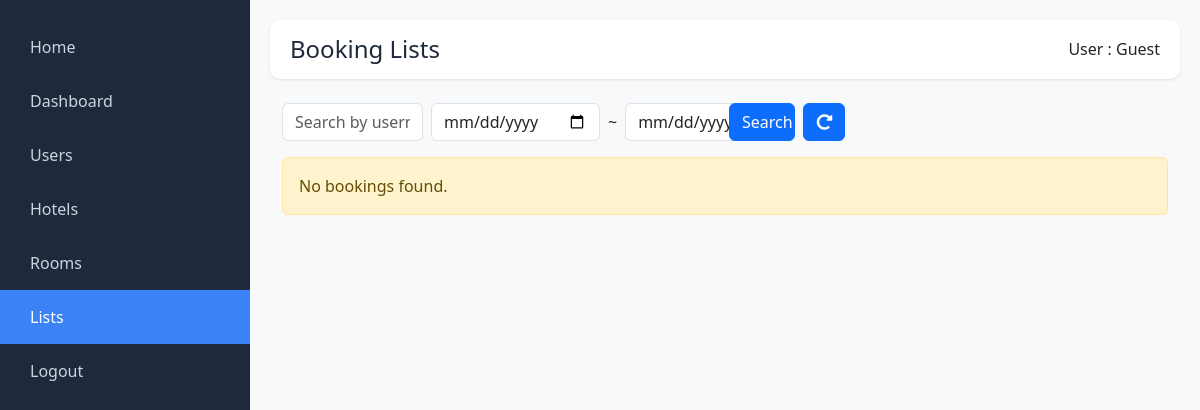
The app's page /admin/bookinglists.php, older data.
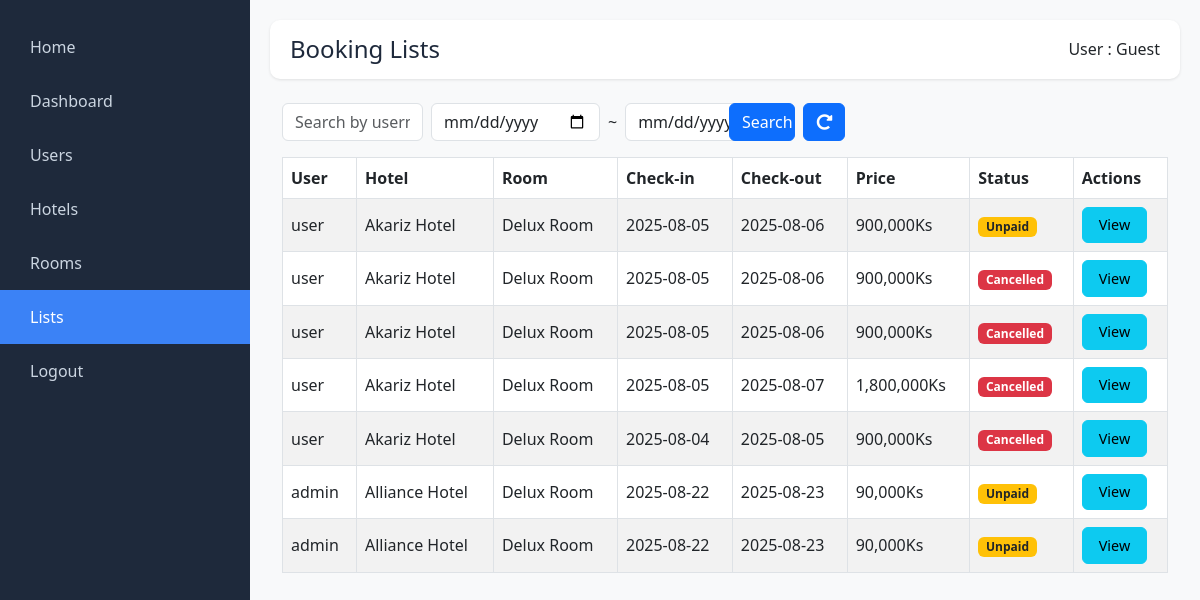
The same page, newer data.
### tables this page shows
CREATE TABLE `bookings` (
  `id` int(11) NOT NULL,
  `user_id` int(11) NOT NULL,
  `hotel_id` int(11) NOT NULL,
  `room_id` int(11) NOT NULL,
  `check_in` date NOT NULL,
  `check_out` date NOT NULL,
  `total_price` decimal(10,2) NOT NULL,
  `created` timestamp NOT NULL DEFAULT current_timestamp(),
  `updated` timestamp NOT NULL DEFAULT current_timestamp() ON UPDATE current_timestamp(),
  `status` enum('unpaid','paid','cancelled','checked_out') DEFAULT 'unpaid',
  `num_rooms` int(11) NOT NULL DEFAULT 1,
  `status_reason` varchar(255) DEFAULT NULL
);

CREATE TABLE `users` (
  `id` int(11) NOT NULL,
  `username` varchar(255) NOT NULL,
  `password` varchar(255) NOT NULL,
  `email` varchar(255) NOT NULL,
  `role` enum('admin','user') DEFAULT 'user',
  `created_at` timestamp NOT NULL DEFAULT current_timestamp(),
  `status` enum('active','disabled') DEFAULT 'active'
);

CREATE TABLE `hotels` (
  `id` int(11) NOT NULL,
  `name` varchar(255) NOT NULL,
  `description` text NOT NULL,
  `image` varchar(255) NOT NULL,
  `created_at` timestamp NOT NULL DEFAULT current_timestamp(),
  `location_embed` text DEFAULT NULL
);

CREATE TABLE `rooms` (
  `id` int(11) NOT NULL,
  `name` varchar(100) DEFAULT NULL,
  `description` text DEFAULT NULL,
  `price` decimal(10,2) NOT NULL,
  `max_guests` int(11) NOT NULL,
  `room_type` enum('single','double','suite','family') DEFAULT 'single',
  `hotel_id` int(11) DEFAULT NULL,
  `created_at` timestamp NOT NULL DEFAULT current_timestamp(),
  `updated_at` timestamp NOT NULL DEFAULT current_timestamp() ON UPDATE current_timestamp(),
  `total_rooms` int(11) NOT NULL DEFAULT 1,
  `available_rooms` int(11) DEFAULT 0
);

### admin/bookinglists.php (the view, shortened to what this page needs)
<?php
include('../includes/db.php');
$nameFilter = isset($_GET['name']) ? trim($_GET['name']) : '';
$whereSql = '';
$sql = "SELECT bookings.*, hotels.name AS hotel_name, rooms.name AS room_name, users.username
        FROM bookings
        JOIN hotels ON bookings.hotel_id = hotels.id
        JOIN rooms ON bookings.room_id = rooms.id
        JOIN users ON bookings.user_id = users.id
        $whereSql
        ORDER BY bookings.created ASC";
$result = $conn->query($sql);
?>
<!DOCTYPE html>
<html lang="en">
<head>
    <link href="https://cdn.jsdelivr.net/npm/bootstrap@5.3.0/dist/css/bootstrap.min.css" rel="stylesheet">
    <link rel="stylesheet" href="https://cdnjs.cloudflare.com/ajax/libs/font-awesome/5.15.4/css/all.min.css" />
    <link rel="stylesheet" href="../assets/css/dashboardstyle.css" />
</head>
<body>
<?php include('layouts/sidebar.php'); ?>
<div class="main">
    <?php include('layouts/header.php'); ?>
        <div class="container-fluid mt-4">
            <div class="mb-3">
                <form method="get" class="row g-2">
                    <div class="col-md-2">
                        <input type="text" name="name" class="form-control" placeholder="Search by username..."
                            value="<?= htmlspecialchars($nameFilter) ?>">
                    </div>
                    <div class="col-md-4 d-flex align-items-center">
                        <input type="date" name="check_in" class="form-control me-1"
                            value="<?= htmlspecialchars($_GET['check_in'] ?? '') ?>">
                        <span class="mx-1">~</span>
                        <input type="date" name="check_out" class="form-control ms-1"
                            value="<?= htmlspecialchars($_GET['check_out'] ?? '') ?>">
                    </div>
                    <div class="col-md-1">
                        <button type="submit" class="btn btn-primary w-100">Search</button>
                    </div>
                    <div class="col-md-1">
                        <a href="./bookinglists.php" class="btn btn-primary" role="button" title="Refresh">
                            <i class="fas fa-redo-alt"></i>
                        </a>
                    </div>
                </form>
            </div>
            <?php if ($result && $result->num_rows > 0): ?>
                <div class="table-responsive">
                    <table class="table table-bordered table-striped">
                        <thead>
                            <tr>
                                <th>User</th>
                                <th>Hotel</th>
                                <th>Room</th>
                                <th>Check-in</th>
                                <th>Check-out</th>
                                <th>Price</th>
                                <th>Status</th>
                                <th>Actions</th>
                            </tr>
                        </thead>
                        <tbody>
                        <?php while ($booking = $result->fetch_assoc()): ?>
                            <tr>
                                <td><?= htmlspecialchars($booking['username']); ?></td>
                                <td><?= htmlspecialchars($booking['hotel_name']); ?></td>
                                <td><?= htmlspecialchars($booking['room_name']); ?></td>
                                <td><?= htmlspecialchars($booking['check_in']); ?></td>
                                <td><?= htmlspecialchars($booking['check_out']); ?></td>
                                <td><?= number_format($booking['total_price'], 0); ?>Ks</td>
                                <td>
                                    <?php
                                    $status = $booking['status'];
                                    if ($status === 'paid') {
                                        echo '<span class="badge bg-success">Paid</span>';
                                    } elseif ($status === 'cancelled') {
                                        echo '<span class="badge bg-danger">Cancelled</span>';
                                    } else {
                                        echo '<span class="badge bg-warning text-dark">Unpaid</span>';
                                    }
                                    ?>
                                </td>
                                <td>
                                    <button class="btn btn-info" data-bs-toggle="modal" data-bs-target="#bookingModal<?= $booking['id']; ?>">View</button>
                                </td>
                            </tr>
                        <?php endwhile; ?>
                        </tbody>
                    </table>
                </div>
            <?php else: ?>
                <div class="alert alert-warning">No bookings found.</div>
        <?php endif; ?>
    </div>
</div>
</body>
</html>

Row changes from the older to the newer data that the page shows:
added bookings: user.username "user", hotel.name "Akariz Hotel", room.name "Delux Room", check_in "2025-08-05", check_out "2025-08-06", total_price "900,000", status "Unpaid"
added bookings: user.username "user", hotel.name "Akariz Hotel", room.name "Delux Room", check_in "2025-08-05", check_out "2025-08-06", total_price "900,000", status "Cancelled"
added bookings: user.username "user", hotel.name "Akariz Hotel", room.name "Delux Room", check_in "2025-08-05", check_out "2025-08-06", total_price "900,000", status "Cancelled"
added bookings: user.username "user", hotel.name "Akariz Hotel", room.name "Delux Room", check_in "2025-08-05", check_out "2025-08-07", total_price "1,800,000", status "Cancelled"
added bookings: user.username "user", hotel.name "Akariz Hotel", room.name "Delux Room", check_in "2025-08-04", check_out "2025-08-05", total_price "900,000", status "Cancelled"
added bookings: user.username "admin", hotel.name "Alliance Hotel", room.name "Delux Room", check_in "2025-08-22", check_out "2025-08-23", total_price "90,000", status "Unpaid"
added bookings: user.username "admin", hotel.name "Alliance Hotel", room.name "Delux Room", check_in "2025-08-22", check_out "2025-08-23", total_price "90,000", status "Unpaid"
Text that changed along with them:
text no longer shown: "No bookings found."
text now shown: "User Hotel Room Check-in Check-out Price Status Actions"
